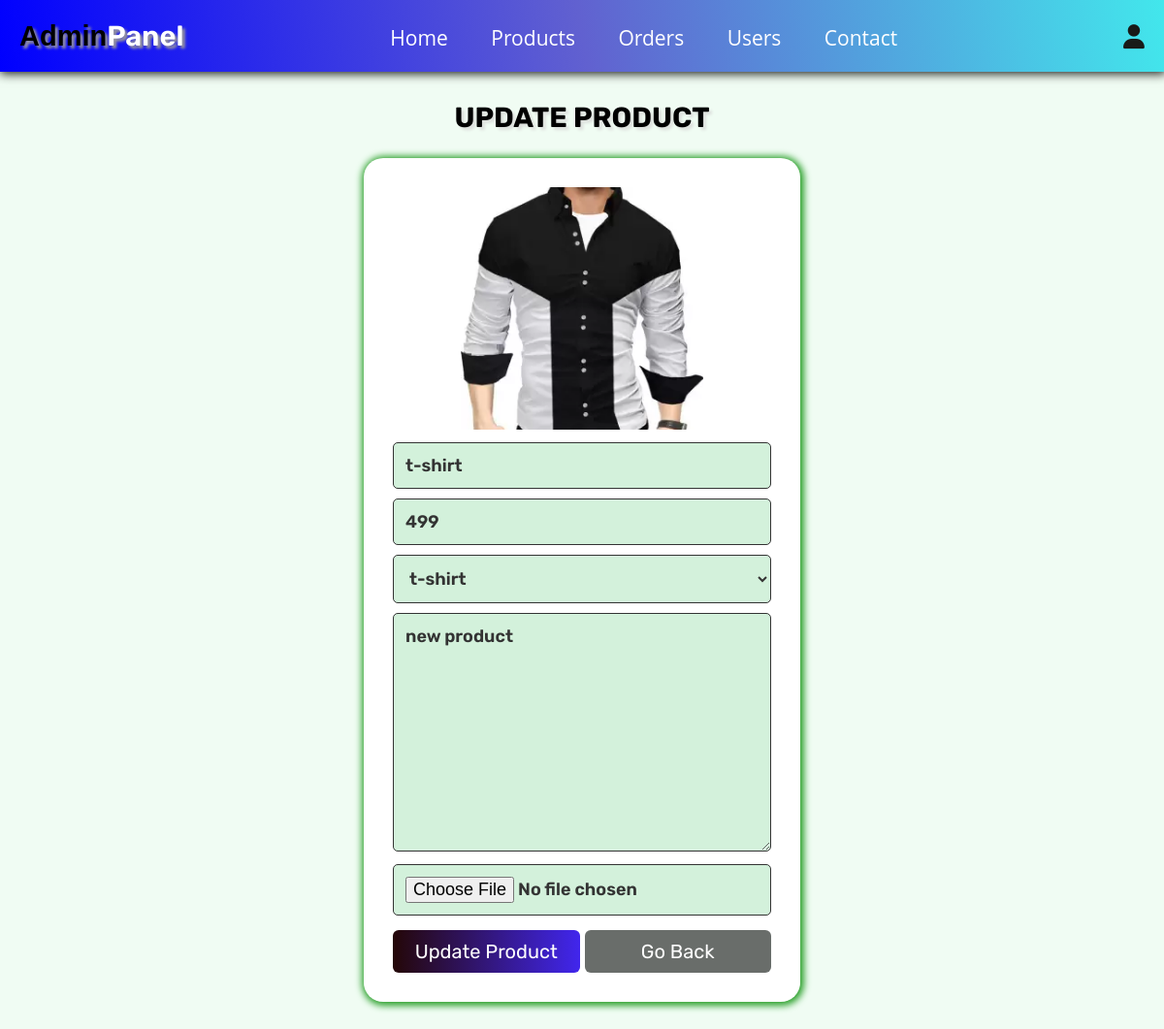
The page /admin_update_product.php?update=75 (signed in) on the database its author committed.
### tables this page shows
CREATE TABLE `products` (
  `id` int(100) NOT NULL,
  `name` varchar(100) NOT NULL,
  `category` varchar(20) NOT NULL,
  `details` varchar(500) NOT NULL,
  `price` int(100) NOT NULL,
  `image` varchar(100) NOT NULL
);

### admin_update_product.php (the view, shortened to what this page needs)
<?php
@include 'config.php';
?>
<!DOCTYPE html>
<html lang="en">
<head>
   <link rel="stylesheet" href="https://cdnjs.cloudflare.com/ajax/libs/font-awesome/6.1.1/css/all.min.css">
   <link rel="stylesheet" href="css/cssstyle.css">
</head>
<body>
<?php include 'admin_header.php'; ?>
<section class="update-product">
   <h1 class="title">update product</h1>
   <?php
      $update_id = $_GET['update'];
      $select_products = $conn->prepare("SELECT * FROM `products` WHERE id = ?");
      $select_products->execute([$update_id]);
      if($select_products->rowCount() > 0){
         while($fetch_products = $select_products->fetch(PDO::FETCH_ASSOC)){
   ?>
   <form action="" method="post" enctype="multipart/form-data">
      <img src="uploaded_img/<?= $fetch_products['image']; ?>" alt="">
      <input type="text" name="name" placeholder="Enter product name" required class="box" value="<?= $fetch_products['name']; ?>">
      <input type="number" name="price" min="0" placeholder="enter product price" required class="box" value="<?= $fetch_products['price']; ?>">
      <select name="category" class="box" required>
         <option selected><?= $fetch_products['category']; ?></option>
      </select>
      <textarea name="details" required placeholder="Enter product details" class="box" cols="30" rows="10"><?= $fetch_products['details']; ?></textarea>
      <input type="file" name="image" class="box" accept="image/jpg, image/jpeg, image/png">
      <div class="flex-btn">
         <input type="submit" class="btn" value="update product" name="update_product">
         <a href="admin_products.php" class="option-btn">go back</a>
      </div>
   </form>
   <?php
         }
      }else{
         echo '<p class="empty">No products found!</p>';
      }
   ?>
</section>
</body>
</html>

### css/cssstyle.css (style rules this page uses)
.update-product form { max-width: 45rem; padding: 3rem; margin: 0 auto; text-align: center; box-shadow: 1px 1px 7px 3px rgb(43, 160, 43); background-color: var(--white); border-radius: 2rem; }
.update-product form img { width: 250px; height: 250px; object-fit: cover; margin-bottom: 0.5rem; }
.update-product form .box { width: 100%; border: var(--border); border-radius: 0.5rem; background-color: rgb(211, 241, 219); padding: 1.2rem 1.2rem; font-size: 1.8rem; font-weight: 600; color: var(--black); margin: 0.5rem 0; }

### css/components.css (style rules this page uses)
:root { --green: rgb(8, 246, 107); --orange: #f39c12; --red: #e74c3c; --black: #333; --light-color: #666; --white: #fff; --light-bg: #f6f6f6; --border: 1px solid var(--black); --box-shadow: 0 0.5rem 1rem rgba(0, 0, 0, 0.1); --text-decoration: none; }
* { font-family: "Rubik", sans-serif; margin: 0; padding: 0; box-sizing: border-box; outline: none; border: none; text-decoration: none; color: var(--black); }
body { background-color: rgb(240, 252, 243); }
html { font-size: 62.5%; overflow-x: hidden; scroll-behavior: smooth; scroll-padding-top: 6.5rem; }
section { padding: 3rem 2rem; margin: 0 auto; }
.btn, .delete-btn, .option-btn { display: block; margin-top: 1rem; border-radius: 0.6rem; color: var(--white); font-size: 2rem; padding: 10px; text-transform: capitalize; cursor: pointer; text-align: center; }
.btn { background: linear-gradient(to right, rgb(36, 7, 7), rgb(65, 38, 237)),rgb(21, 115, 238); }
.option-btn { background-color: rgb(105, 109, 106); color: rgb(255, 255, 255); }
.flex-btn { display: flex; flex-wrap: wrap; gap: 0.5rem; }
.flex-btn > * { flex: 1; }
.title { text-align: center; margin-bottom: 2.5rem; text-transform: uppercase; color:rgb(0, 0, 0); font-size: 2.9rem; text-shadow: 3px 3px 3px #dde0dd; }

### rows shown on the page
products: image (picture), name "t-shirt", price "499", category "t-shirt", details "new product"
